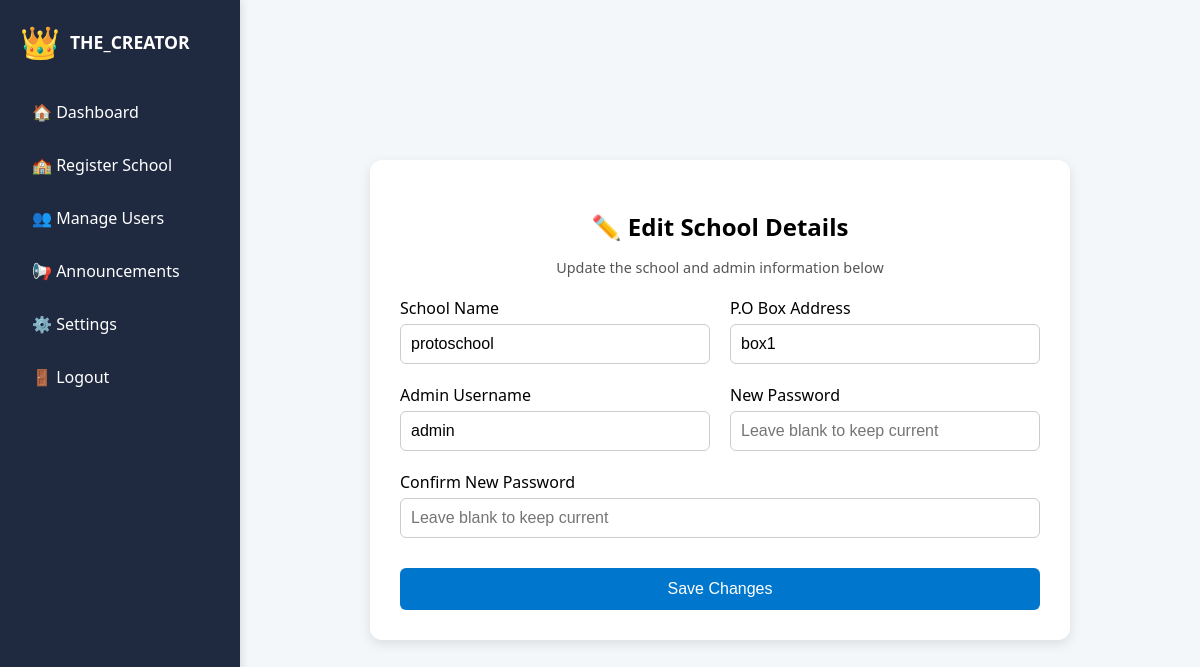
Screenshot of /edit_school/2/ (signed in) with the database file from the repository.
### theschool/models.py (models this page shows, shortened)
class User(AbstractUser):
    ROLE_CHOICES = (
        ('admin', 'Admin'),
        ('teacher', 'Teacher'),
        ('parent', 'Parent'),
        ('platform_admin', 'Platform Admin'),
    )
    role = models.CharField(max_length=20, choices=ROLE_CHOICES)
    school = models.ForeignKey(School, on_delete=models.CASCADE, null=True, blank=True)
    phone_number = models.CharField(max_length=20, blank=True)
    is_platform_admin = models.BooleanField(default=False)

class School(models.Model):
    name = models.CharField(max_length=255)
    address = models.TextField()
    created_at = models.DateTimeField(auto_now_add=True)

### theschool/views.py (the view, shortened to what this page needs)
# urls.py: path('edit_school/<int:school_id>/', views.edit_school, name='edit_school'),
@login_required
def edit_school(request, school_id):
    if not request.user.is_platform_admin:
        return redirect('dashboard')
    school = get_object_or_404(School, id=school_id)
    admin = school.user_set.filter(role='admin').first()
    return render(request, 'edit_school.html', {
        'school': school,
        'admin': admin
    })

### templates/edit_school.html (shortened to what this page needs)
{% load static %}
<!DOCTYPE html>
<html lang="en">
<head>
  <link rel="stylesheet" href="{% static 'css/sidebar.css' %}">
  <link rel="stylesheet" href="{% static 'css/register_school.css' %}">
</head>
<body>
  {% include 'sidebar.html' %}
  <main class="main-content">
    <div class="form-container">
      <h2>✏️ Edit School Details</h2>
      <p class="subtitle">Update the school and admin information below</p>
      <form method="POST">
        <div class="form-grid">
          <div class="form-group">
            <label for="school_name">School Name</label>
            <input type="text" id="school_name" name="school_name" value="{{ school.name }}" required>
          </div>
          <div class="form-group">
            <label for="address">P.O Box Address</label>
            <input type="text" id="address" name="address" value="{{ school.address }}" required>
          </div>
          <div class="form-group">
            <label for="admin_username">Admin Username</label>
            <input type="text" id="admin_username" name="admin_username" value="{{ admin.username }}" required>
          </div>
          <div class="form-group">
            <label for="admin_password">New Password</label>
            <input type="password" id="admin_password" name="admin_password" placeholder="Leave blank to keep current">
          </div>
          <div class="form-group full-width">
            <label for="confirm_password">Confirm New Password</label>
            <input type="password" id="confirm_password" name="confirm_password" placeholder="Leave blank to keep current">
          </div>
        </div>
        <button type="submit">Save Changes</button>
      </form>
    </div>
  </main>
</body>
</html>

### templates/sidebar.html
{% load static %}
<link rel="stylesheet" href="{% static 'css/sidebar.css' %}">
<aside class="sidebar">
  <div class="profile">
    <div class="avatar">👑</div>
    <div class="info">
      <span class="username">{{ request.user.username }}</span>
    </div>
  </div>
  <nav>
    <ul class="nav-links">
      <li><a href="{% url 'platform_dashboard' %}">🏠 Dashboard</a></li>
      <li><a href="{% url 'register_school' %}">🏫 Register School</a></li>
      <li><a href="{% url 'manage_users' %}">👥 Manage Users</a></li>
      <li><a href="{% url 'announcements' %}">📢 Announcements</a></li>
      <li><a href="{% url 'settings' %}">⚙️ Settings</a></li>
      <li><a href="{% url 'logout' %}">🚪 Logout</a></li>
    </ul>
  </nav>
</aside>

### static/css/sidebar.css (style rules this page uses)
.sidebar { position: fixed; top: 0; left: 0; width: 240px; height: 100vh; background-color: #1f2a40; color: #fff; padding: 20px; box-shadow: 2px 0 8px rgba(0,0,0,0.1); display: flex; flex-direction: column; z-index: 1000; box-sizing: border-box; }
.profile { display: flex; align-items: center; margin-bottom: 30px; }
.avatar { font-size: 2em; margin-right: 10px; }
.info .username { font-weight: bold; font-size: 1.1em; }
.nav-links { list-style: none; padding: 0; margin: 0; }
.nav-links li { margin-bottom: 15px; }
.nav-links a { color: #fff; text-decoration: none; font-size: 1em; display: block; padding: 8px 12px; border-radius: 6px; transition: background-color 0.2s ease; }

### static/css/register_school.css (style rules this page uses)
html, body { margin: 0; padding: 0; height: 100%; font-family: 'Segoe UI', sans-serif; background: linear-gradient(to right, #f0f4f8, #d9e2ec); }
.main-content { margin-left: 240px; padding: 40px; background-color: #f4f7fa; min-height: 100vh; display: flex; justify-content: center; align-items: center; box-sizing: border-box; overflow-y: auto; }
.form-container { width: 100%; max-width: 700px; background: white; padding: 30px; border-radius: 12px; box-shadow: 0 4px 12px rgba(0,0,0,0.1); animation: fadeIn 0.6s ease-in-out; box-sizing: border-box; }
h2 { text-align: center; margin-bottom: 10px; }
.subtitle { text-align: center; font-size: 0.9em; color: #555; margin-bottom: 20px; }
.form-grid { display: grid; grid-template-columns: 1fr 1fr; gap: 20px; }
.form-group { display: flex; flex-direction: column; }
.full-width { grid-column: span 2; }
label { font-weight: 500; margin-bottom: 5px; }
input[type="text"], input[type="password"] { padding: 10px; border: 1px solid #ccc; border-radius: 6px; font-size: 1em; }
button { width: 100%; padding: 12px; background-color: #0077cc; color: white; border: none; border-radius: 6px; font-size: 1em; margin-top: 30px; cursor: pointer; transition: background-color 0.3s ease; }

### rows the page displays
User: user.username "THE_CREATOR"
School: school_name "protoschool", address "box1"
User: admin_username "admin"
